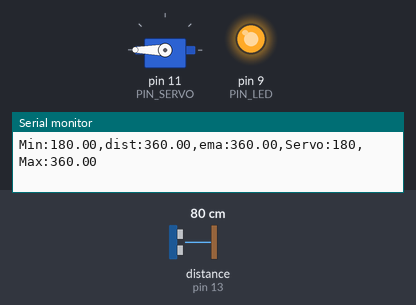
Recording of a sketch running on a simulated Arduino Uno, built with avr-gcc and run on an emulated ATmega328P. On the bench: servo, output pins drawn as LEDs (lit = HIGH), the last lines printed to the serial monitor. Wiring (inferred from the names in the program): ultrasonic range finder: trigger pin 12; echo pin 13. The test bench sets the inputs (shaded band); at power-on: distance to the obstacle (sensor on pin 13) 80 cm. The echo pulse lasts 58.3 µs per cm; pins used as bus, display or sensor lines are not drawn.

Above: at 1.2 s.
1.3 s: distance to the obstacle (sensor on pin 13) set to 35 cm
At 3.1 s:
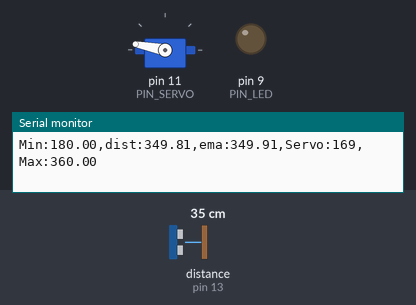
4.3 s: distance to the obstacle (sensor on pin 13) set to 18 cm
At 7.0 s:
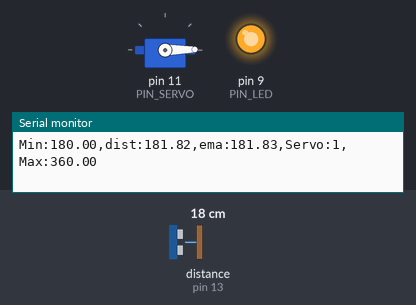
7.3 s: distance to the obstacle (sensor on pin 13) set to 35 cm
At 7.45 s:
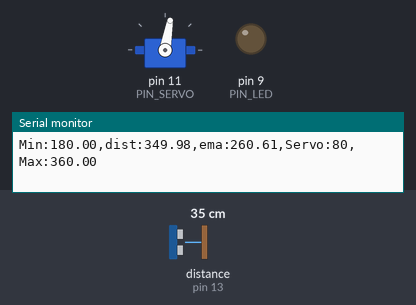
10.3 s: distance to the obstacle (sensor on pin 13) set to 2 cm
At 11.2 s:
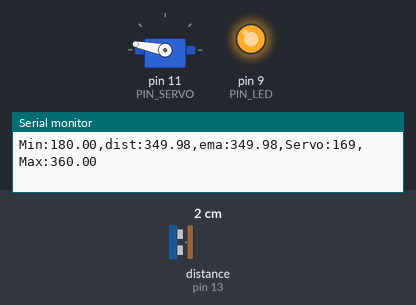
Timing chart, 0 to 12.8 s (numbered marks = the images above; inputs shaded):
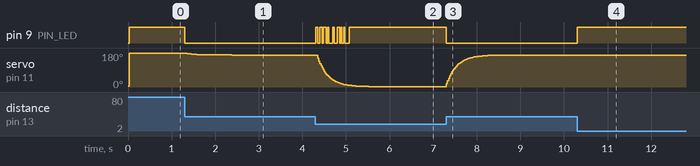

The sketch:

11_practice_7.ino
```cpp
#include <Servo.h>

// 핀 할당
#define PIN_LED  9
#define PIN_TRIG 12
#define PIN_ECHO 13
#define PIN_SERVO 11

// 초음파 센서 관련 설정 값
#define SND_VEL 346.0     // 음속 (단위: m/sec)
#define INTERVAL 25       // 샘플링 간격 (단위: msec)
#define PULSE_DURATION 10 // 초음파 펄스 지속 시간 (단위: usec)
#define _DIST_MIN 180.0   // 최소 측정 거리 (단위: mm, 18cm)
#define _DIST_MAX 360.0   // 최대 측정 거리 (단위: mm, 36cm)
#define _TARGET_LOW  180.0
#define _TARGET_HIGH 360.0

#define TIMEOUT ((INTERVAL / 2) * 1000.0) // 최대 에코 대기 시간 (단위: usec)
#define SCALE (0.001 * 0.5 * SND_VEL)     // 시간(duration)을 거리로 변환하는 계수
#define _EMA_ALPHA 0.1    // EMA 필터 가중치

// 서보 모터 각도 범위
#define _DUTY_MIN 600  // 서보 0도
#define _DUTY_MAX 2400 // 서보 180도

// 전역 변수
unsigned long last_sampling_time;  // 마지막 샘플링 시간 (단위: ms)
float dist_prev = _DIST_MAX;       // 이전 거리
float dist_ema = _DIST_MAX;        // EMA 필터링된 거리

Servo myservo;

void setup() {
  // GPIO 핀 초기화
  pinMode(PIN_LED, OUTPUT);
  pinMode(PIN_TRIG, OUTPUT);
  pinMode(PIN_ECHO, INPUT);
  digitalWrite(PIN_TRIG, LOW);

  // 서보 모터 초기화
  myservo.attach(PIN_SERVO);
  myservo.writeMicroseconds(_DUTY_MIN); // 서보 초기값 0도

  // 시리얼 통신 초기화
  Serial.begin(57600);
}

void loop() {
  float dist_raw;

  // 다음 샘플링 시간까지 대기
  if (millis() < last_sampling_time + INTERVAL)
    return;

  // 거리 측정
  dist_raw = USS_measure(PIN_TRIG, PIN_ECHO);

  // 범위 필터 적용: 측정 값이 _DIST_MIN 이하이거나 _DIST_MAX 이상이면 이전 값을 사용
  if ((dist_raw == 0.0) || (dist_raw > _DIST_MAX)) {
    dist_raw = dist_prev;
    digitalWrite(PIN_LED, HIGH);  // LED OFF
  } else if (dist_raw < _DIST_MIN) {
    dist_raw = dist_prev;
    digitalWrite(PIN_LED, HIGH);  // LED OFF
  } else {
    digitalWrite(PIN_LED, LOW); // 범위 안에서는 LED ON
    dist_prev = dist_raw;        // 유효한 범위일 때 값 저장
  }

  // EMA 필터 적용
  dist_ema = _EMA_ALPHA * dist_raw + (1 - _EMA_ALPHA) * dist_ema;
  int servo_angle = 0;
  // 거리 범위에 따른 서보 제어
  if (dist_ema <= _TARGET_LOW) {
    servo_angle = 0;  // 거리 18cm 이하: 0도
  } else if (dist_ema >= _TARGET_HIGH){
    servo_angle = 180; // 거리 36cm 이상: 180도

  } else {
    // 거리 18cm ~ 36cm 사이: 거리에 비례하여 0도 ~ 180도
    servo_angle = map(dist_ema, _DIST_MIN, _DIST_MAX,0, 180);

  }

  // 서보 모터 제어
 myservo.write(servo_angle);
//    myservo.writeMicroseconds(servo_angle);

  // 시리얼 출력 (플로터용)
  Serial.print("Min:");
  Serial.print(_DIST_MIN);
  Serial.print(",dist:");
  Serial.print(dist_raw);
  Serial.print(",ema:");
  Serial.print(dist_ema);
  Serial.print(",Servo:");
  Serial.print(servo_angle);
  Serial.print(",Max:");
  Serial.print(_DIST_MAX);
  Serial.println("");

  // 마지막 샘플링 시간 업데이트
  last_sampling_time += INTERVAL;
}

// 초음파 센서로 거리 측정. 반환 값은 밀리미터 단위.
float USS_measure(int TRIG, int ECHO) {
  digitalWrite(TRIG, HIGH);
  delayMicroseconds(PULSE_DURATION);
  digitalWrite(TRIG, LOW);

  return pulseIn(ECHO, HIGH, TIMEOUT) * SCALE; // 단위: mm
}
```

Measured:
- after the input at 1.3 s, pin 9 (PIN_LED): HIGH → LOW at once; servo on pin 11 (PIN_SERVO): moves from 180° to 169° over 1.1 s, starting at once
- after the input at 4.3 s, servo on pin 11 (PIN_SERVO): moves from 169° to 1° over 1.6 s, starting after 0.05 s
- after the input at 7.3 s, pin 9 (PIN_LED): HIGH → LOW at once; servo on pin 11 (PIN_SERVO): moves from 1° to 169° over 1.2 s, starting at once
- after the input at 10.3 s, pin 9 (PIN_LED): LOW → HIGH at once
